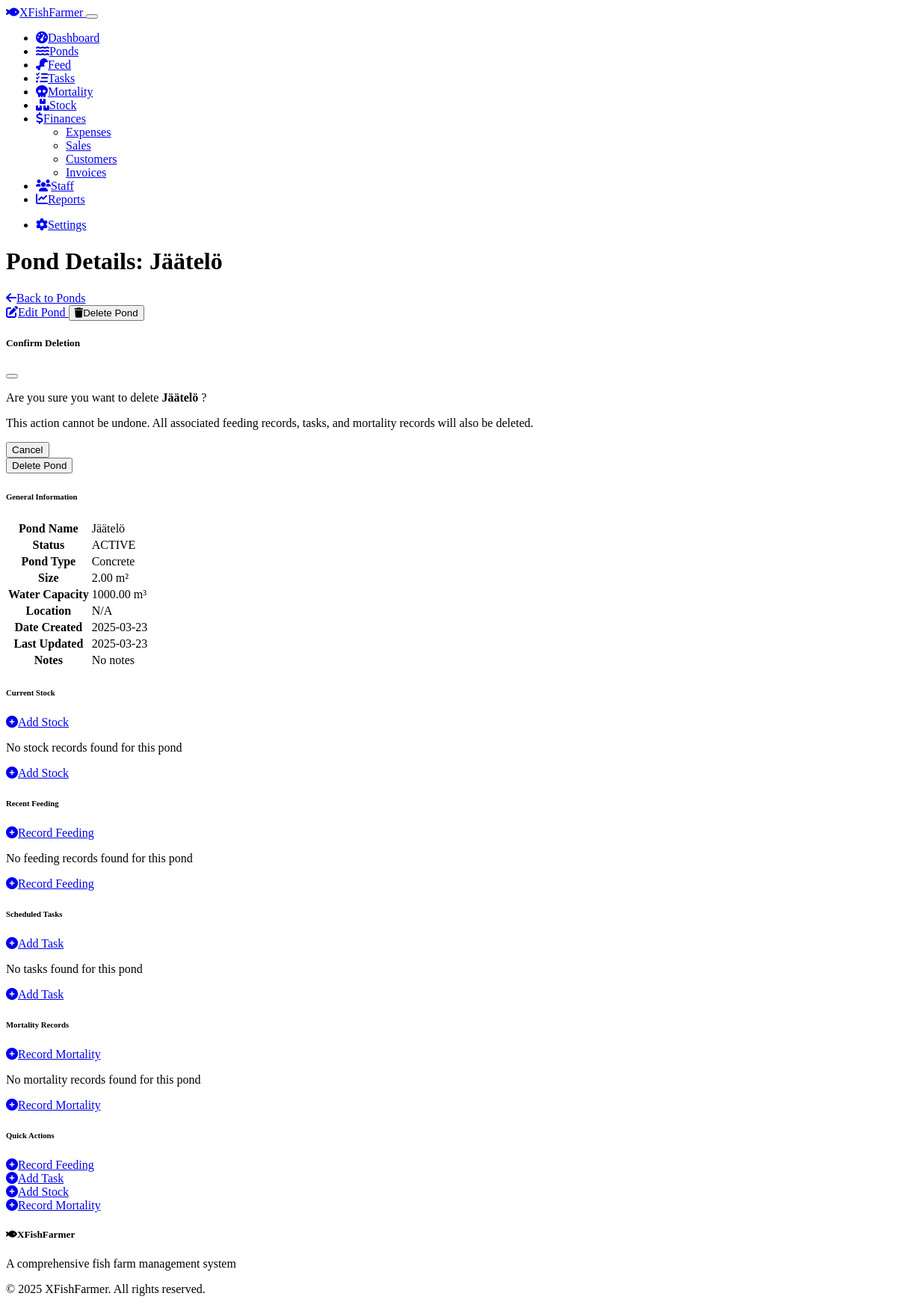
The app's page /ponds/1 with its own data.
### models.py (models this page shows)
class Pond(db.Model):
    __tablename__ = 'ponds'
    id = db.Column(db.Integer, primary_key=True)
    name = db.Column(db.String(100), nullable=False)
    size = db.Column(db.Float, nullable=False)
    water_capacity = db.Column(db.Float, nullable=False)
    fish_count = db.Column(db.Integer, nullable=True)  # New field
    fish_type = db.Column(db.String(50), nullable=False)  # New field for fish type
    pond_type = db.Column(db.String(50), nullable=False)
    location = db.Column(db.String(200))
    mortalities = db.relationship('Mortality', backref='pond    ', lazy=True, cascade="all, delete-orphan")
    notes = db.Column(db.Text)
    status = db.Column(SQLAlchemyEnum(PondStatus), default=PondStatus.ACTIVE, nullable=False)
    date_created = db.Column(db.DateTime, default=datetime.utcnow)
    date_updated = db.Column(db.DateTime, default=datetime.utcnow, onupdate=datetime.utcnow)

### routes.py (the view)
@app.route('/ponds/<int:pond_id>')
def view_pond(pond_id):
    pond = Pond.query.get_or_404(pond_id)
    feeds = Feed.query.filter_by(pond_id=pond_id).order_by(Feed.feeding_date.desc()).limit(10).all()
    tasks = Task.query.filter_by(pond_id=pond_id).order_by(Task.due_date.desc()).limit(10).all()
    mortalities = Mortality.query.filter_by(pond_id=pond_id).order_by(Mortality.date.desc()).limit(10).all()
    stocks = Stock.query.filter_by(pond_id=pond_id).order_by(Stock.stocking_date.desc()).all()
    return render_template('ponds/view.html',
                          pond=pond,
                          feeds=feeds,
                          tasks=tasks,
                          mortalities=mortalities,
                          stocks=stocks)

### templates/ponds/view.html (shortened to what this page needs)
{% extends "layout.html" %}
{% block page_title %}Pond Details: {{ pond.name }}{% endblock %}
{% block content %}
<div class="row mb-4">
    <div class="col-12">
        <div class="d-flex justify-content-between align-items-center">
            <a href="{{ url_for('ponds') }}" class="btn btn-outline-secondary">
                <i class="fas fa-arrow-left me-2"></i>Back to Ponds
            </a>
            <div>
                <a href="{{ url_for('edit_pond', pond_id=pond.id) }}" class="btn btn-warning me-2">
                    <i class="fas fa-edit me-2"></i>Edit Pond
                </a>
                <button type="button" class="btn btn-danger" data-bs-toggle="modal" data-bs-target="#deletePondModal">
                    <i class="fas fa-trash me-2"></i>Delete Pond
                </button>
            </div>
        </div>
    </div>
</div>
<div class="modal fade" id="deletePondModal" tabindex="-1" aria-labelledby="deletePondModalLabel" aria-hidden="true">
    <div class="modal-dialog">
        <div class="modal-content">
            <div class="modal-header">
                <h5 class="modal-title" id="deletePondModalLabel">Confirm Deletion</h5>
                <button type="button" class="btn-close" data-bs-dismiss="modal" aria-label="Close"></button>
            </div>
            <div class="modal-body">
                <p>Are you sure you want to delete <strong>{{ pond.name }}</strong>?</p>
                <p class="text-danger">This action cannot be undone. All associated feeding records, tasks, and mortality records will also be deleted.</p>
            </div>
            <div class="modal-footer">
                <button type="button" class="btn btn-secondary" data-bs-dismiss="modal">Cancel</button>
                <form action="{{ url_for('delete_pond', pond_id=pond.id) }}" method="POST">
                    <button type="submit" class="btn btn-danger">Delete Pond</button>
                </form>
            </div>
        </div>
    </div>
</div>
<div class="row">
    <div class="col-lg-6 mb-4">
        <div class="card shadow">
            <div class="card-header py-3">
                <h6 class="m-0 font-weight-bold">General Information</h6>
            </div>
            <div class="card-body">
                <div class="table-responsive">
                    <table class="table table-bordered">
                        <tbody>
                            <tr>
                                <th width="30%">Pond Name</th>
                                <td>{{ pond.name }}</td>
                            </tr>
                            <tr>
                                <th>Status</th>
                                <td>{{ pond.status.value }}</td>
                            </tr>
                            <tr>
                                <th>Pond Type</th>
                                <td>{{ pond.pond_type }}</td>
                            </tr>
                            <tr>
                                <th>Size</th>
                                <td>{{ "%.2f"|format(pond.size) }} m²</td>
                            </tr>
                            <tr>
                                <th>Water Capacity</th>
                                <td>{{ "%.2f"|format(pond.water_capacity) }} m³</td>
                            </tr>
                            <tr>
                                <th>Location</th>
                                <td>{{ pond.location or "N/A" }}</td>
                            </tr>
                            <tr>
                                <th>Date Created</th>
                                <td>{{ pond.date_created.strftime('%Y-%m-%d') }}</td>
                            </tr>
                            <tr>
                                <th>Last Updated</th>
                                <td>{{ pond.date_updated.strftime('%Y-%m-%d') }}</td>
                            </tr>
                            <tr>
                                <th>Notes</th>
                                <td>{{ pond.notes or "No notes" }}</td>
                            </tr>
                        </tbody>
                    </table>
                </div>
            </div>
        </div>
    </div>
    <div class="col-lg-6 mb-4">
        <div class="card shadow">
            <div class="card-header py-3 d-flex justify-content-between align-items-center">
                <h6 class="m-0 font-weight-bold">Current Stock</h6>
                <a href="{{ url_for('create_stock') }}" class="btn btn-sm btn-primary">
                    <i class="fas fa-plus-circle me-1"></i>Add Stock
                </a>
            </div>
            <div class="card-body">
                {% if stocks %}
                <div class="table-responsive">
                    <table class="table table-hover">
                        <thead>
                            <tr>
                                <th>Species</th>
                                <th>Quantity</th>
                                <th>Size (cm)</th>
                                <th>Date Added</th>
                            </tr>
                        </thead>
                        <tbody>
                            {% for stock in stocks %}
                            <tr>
                                <td>{{ stock.species }}</td>
                                <td>{{ stock.quantity }}</td>
                                <td>{{ "%.2f"|format(stock.size) }}</td>
                                <td>{{ stock.stocking_date.strftime('%Y-%m-%d') }}</td>
                            </tr>
                            {% endfor %}
                        </tbody>
                    </table>
                </div>
                {% else %}
                <div class="text-center py-3">
                    <p class="text-muted">No stock records found for this pond</p>
                    <a href="{{ url_for('create_stock') }}" class="btn btn-outline-primary btn-sm">
                        <i class="fas fa-plus-circle me-1"></i>Add Stock
                    </a>
                </div>
                {% endif %}
            </div>
        </div>
    </div>
</div>
<div class="row">
    <div class="col-lg-6 mb-4">
        <div class="card shadow">
            <div class="card-header py-3 d-flex justify-content-between align-items-center">
                <h6 class="m-0 font-weight-bold">Recent Feeding</h6>
                <a href="{{ url_for('create_feed') }}" class="btn btn-sm btn-primary">
                    <i class="fas fa-plus-circle me-1"></i>Record Feeding
                </a>
            </div>
            <div class="card-body">
                {% if feeds %}
                <div class="table-responsive">
                    <table class="table table-hover">
                        <thead>
                            <tr>
                                <th>Feed Type</th>
                                <th>Amount (kg)</th>
                                <th>Date</th>
                            </tr>
                        </thead>
                        <tbody>
                            {% for feed in feeds %}
                            <tr>
                                <td>{{ feed.feed_type }}</td>
                                <td>{{ "%.2f"|format(feed.amount) }}</td>
                                <td>{{ feed.feeding_date.strftime('%Y-%m-%d') }}</td>
                            </tr>
                            {% endfor %}
                        </tbody>
                    </table>
                </div>
                {% else %}
                <div class="text-center py-3">
                    <p class="text-muted">No feeding records found for this pond</p>
                    <a href="{{ url_for('create_feed') }}" class="btn btn-outline-primary btn-sm">
                        <i class="fas fa-plus-circle me-1"></i>Record Feeding
                    </a>
                </div>
                {% endif %}
            </div>
        </div>
    </div>
    <div class="col-lg-6 mb-4">
        <div class="card shadow">
            <div class="card-header py-3 d-flex justify-content-between align-items-center">
                <h6 class="m-0 font-weight-bold">Scheduled Tasks</h6>
                <a href="{{ url_for('create_task') }}" class="btn btn-sm btn-primary">
                    <i class="fas fa-plus-circle me-1"></i>Add Task
                </a>
            </div>
            <div class="card-body">
                {% if tasks %}
                <div class="table-responsive">
                    <table class="table table-hover">
                        <thead>
                            <tr>
                                <th>Description</th>
                                <th>Due Date</th>
                                <th>Status</th>
                            </tr>
                        </thead>
                        <tbody>
                            {% for task in tasks %}
                            <tr class="{% if task.completed %}task-completed{% elif task.due_date < now() %}task-overdue{% else %}task-pending{% endif %}">
                                <td>{{ task.description }}</td>
                                <td>{{ task.due_date.strftime('%Y-%m-%d') }}</td>
                                <td>
                                    {% if task.completed %}
                                        <span class="badge bg-success">Completed</span>
                                    {% elif task.due_date < now() %}
                                        <span class="badge bg-danger">Overdue</span>
                                    {% else %}
                                        <span class="badge bg-warning">Pending</span>
                                    {% endif %}
                                </td>
                            </tr>
                            {% endfor %}
                        </tbody>
                    </table>
                </div>
                {% else %}
                <div class="text-center py-3">
                    <p class="text-muted">No tasks found for this pond</p>
                    <a href="{{ url_for('create_task') }}" class="btn btn-outline-primary btn-sm">
                        <i class="fas fa-plus-circle me-1"></i>Add Task
                    </a>
                </div>
                {% endif %}
            </div>
        </div>
    </div>
</div>
<div class="row">
    <div class="col-12 mb-4">
        <div class="card shadow">
            <div class="card-header py-3 d-flex justify-content-between align-items-center">
                <h6 class="m-0 font-weight-bold">Mortality Records</h6>
                <a href="{{ url_for('create_mortality') }}" class="btn btn-sm btn-primary">
                    <i class="fas fa-plus-circle me-1"></i>Record Mortality
                </a>
            </div>
            <div class="card-body">
                {% if mortalities %}
                <div class="table-responsive">
                    <table class="table table-hover">
                        <thead>
                            <tr>
                                <th>Species</th>
                                <th>Quantity</th>
                                <th>Cause</th>
                                <th>Date</th>
                                <th>Notes</th>
                            </tr>
                        </thead>
                        <tbody>
                            {% for mortality in mortalities %}
                            <tr>
                                <td>{{ mortality.species }}</td>
                                <td>{{ mortality.quantity }}</td>
                                <td>
                                    <span class="badge {% if mortality.cause == 'disease' %}bg-danger
                                                       {% elif mortality.cause == 'water_quality' %}bg-warning
                                                       {% elif mortality.cause == 'handling' %}bg-info
                                                       {% else %}bg-secondary{% endif %}">
                                        {{ mortality.cause }}
                                    </span>
                                </td>
                                <td>{{ mortality.date.strftime('%Y-%m-%d') }}</td>
                                <td>{{ mortality.notes or "N/A" }}</td>
                            </tr>
                            {% endfor %}
                        </tbody>
                    </table>
                </div>
                {% else %}
                <div class="text-center py-3">
                    <p class="text-muted">No mortality records found for this pond</p>
                    <a href="{{ url_for('create_mortality') }}" class="btn btn-outline-primary btn-sm">
                        <i class="fas fa-plus-circle me-1"></i>Record Mortality
                    </a>
                </div>
                {% endif %}
            </div>
        </div>
    </div>
</div>
<div class="row">
    <div class="col-12 mb-4">
        <div class="card shadow">
            <div class="card-header py-3">
                <h6 class="m-0 font-weight-bold">Quick Actions</h6>
            </div>
            <div class="card-body">
                <div class="row g-3">
                    <div class="col-md-3">
                        <a href="{{ url_for('create_feed') }}" class="btn btn-success d-block">
                            <i class="fas fa-plus-circle me-2"></i>Record Feeding
                        </a>
                    </div>
                    <div class="col-md-3">
                        <a href="{{ url_for('create_task') }}" class="btn btn-warning d-block">
                            <i class="fas fa-plus-circle me-2"></i>Add Task
                        </a>
                    </div>
                    <div class="col-md-3">
                        <a href="{{ url_for('create_stock') }}" class="btn btn-primary d-block">
                            <i class="fas fa-plus-circle me-2"></i>Add Stock
                        </a>
                    </div>
                    <div class="col-md-3">
                        <a href="{{ url_for('create_mortality') }}" class="btn btn-danger d-block">
                            <i class="fas fa-plus-circle me-2"></i>Record Mortality
                        </a>
                    </div>
                </div>
            </div>
        </div>
    </div>
</div>
{% endblock %}

### static/css/custom.css (style rules this page uses)
.table-responsive { overflow-x: auto; -webkit-overflow-scrolling: touch; }

### records on screen
Pond: name "Jäätelö", status.value "ACTIVE", pond_type "Concrete", size "2.00", water_capacity "1000.00", location "N/A", date_created "2025-03-23", date_updated "2025-03-23", notes "No notes"
